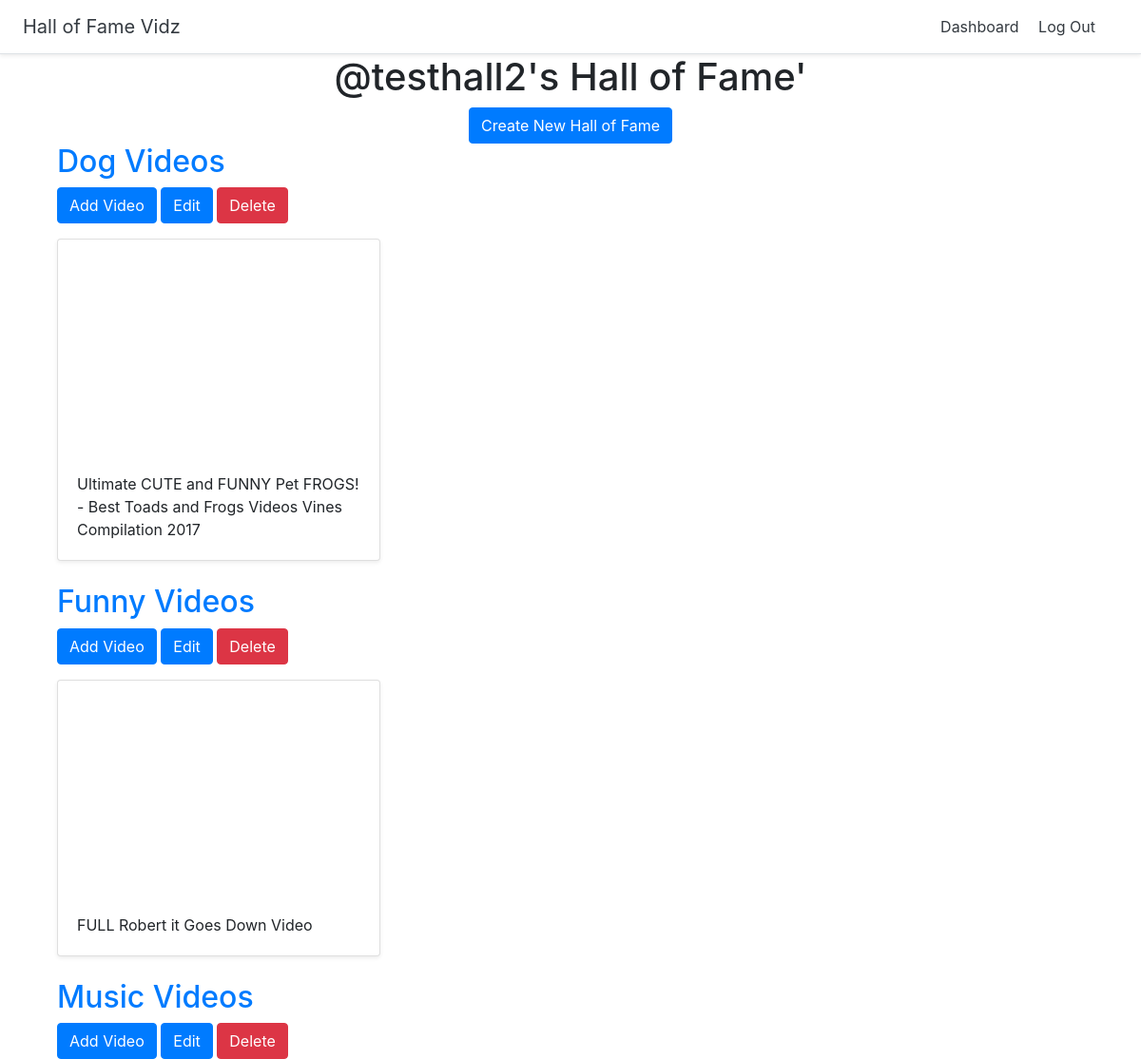
The app's page /halloffame/dashboard/ (signed in), older data.
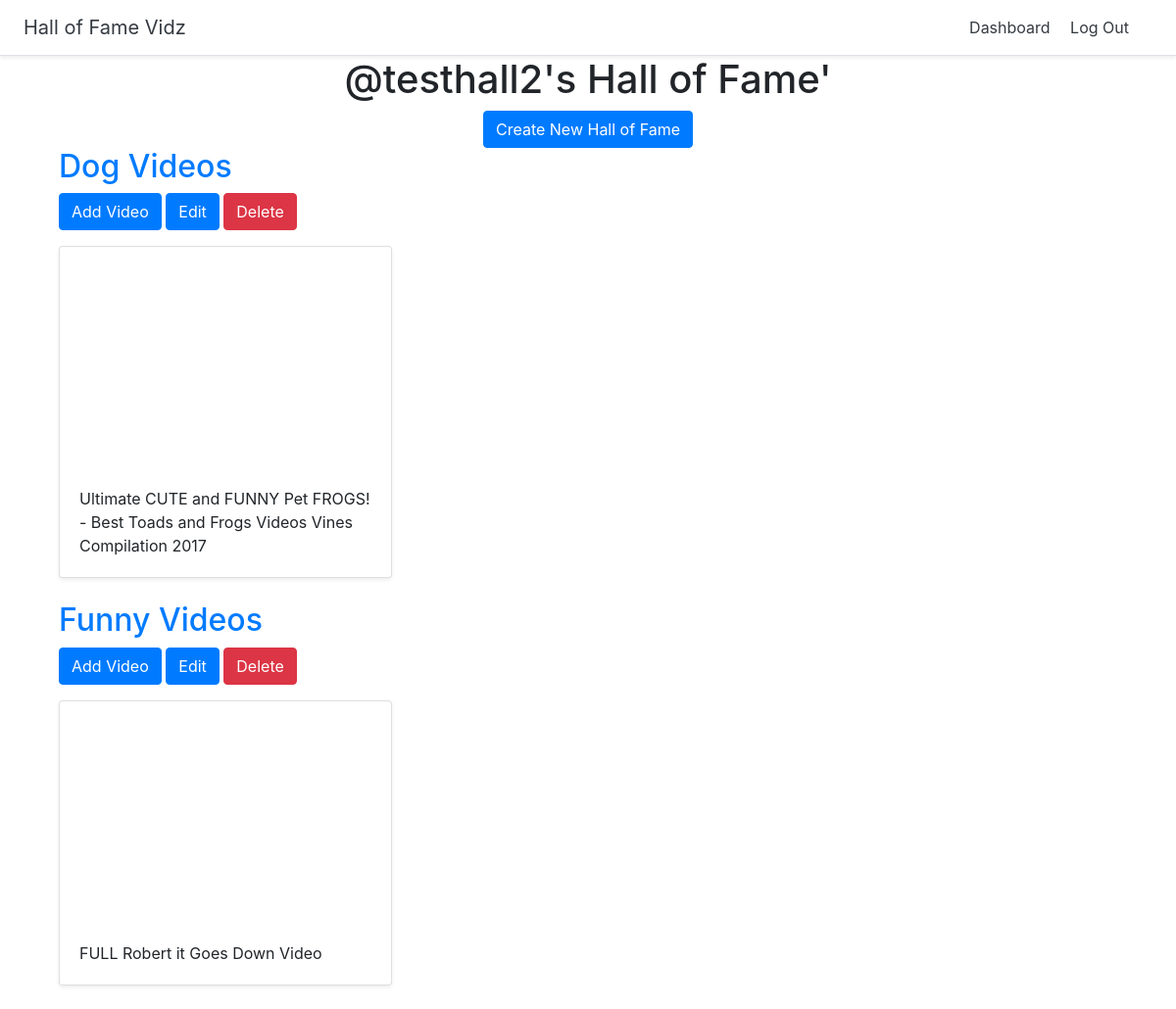
The same page, newer data.
### halls/models.py (models this page shows)
class Hall(models.Model):
    title = models.CharField(max_length=257)
    user = models.ForeignKey(User, related_name='halls', on_delete=models.CASCADE)

class Video(models.Model):
    title = models.CharField(max_length=257)
    url = models.URLField()
    youtube_id = models.CharField(max_length=257)
    hall = models.ForeignKey(Hall, on_delete=models.CASCADE)

### halls/views.py (the view)
# urls.py: path('dashboard/', views.dashboard, name='dashboard'),
def dashboard(request):
    halls = Hall.objects.filter(user=request.user)
    return render(request, 'halls/dashboard.html/', {'halls':halls})

### halls/templates/halls/dashboard.html
{% extends 'halls/halls_base.html' %}
{% load bootstrap4 %}
{% block halls_content %}
<div class="container">
    <div class="text-center">
        <h1>@{{ user.username }}'s Hall of Fame'</h1>
        <a class="btn btn-primary btn-large" href="{% url 'halls:create_hall' %}">Create New Hall of Fame</a>
    </div>
    {% for hall in halls %}
    <h2><a href="{% url 'halls:detail_hall' hall.id %}">{{ hall.title }}</a></h2>
    <a class="btn btn-primary btn-large" href="{% url 'halls:add_video' hall.id %}">Add Video</a>
    <a class="btn btn-primary btn-large" href="{% url 'halls:update_hall' hall.id %}">Edit</a>
    <a class="btn btn-danger btn-large" href="{% url 'halls:delete_hall' hall.id %}">Delete</a>
    <div class="row">
        {% for video in hall.video_set.all %}
        <div class="col-md-4 mt-3">
            <div class="card mb-4 shadow-sm">
                <iframe width="100%" height="225" src="https://www.youtube.com/embed/{{ video.youtube_id }}" frameborder="0" allow="accelerometer; autoplay; encrypted-media; gyroscope; picture-in-picture" allowfullscreen></iframe>
                <div class="card-body">
                    <p class="card-text">{{ video.title }}</p>
                </div>
            </div>
        </div>
        {% endfor %}
    </div>
    {% endfor %}
</div>
{% endblock %}

Row changes from the older to the newer data that the page shows:
removed Hall: title "Music Videos"
